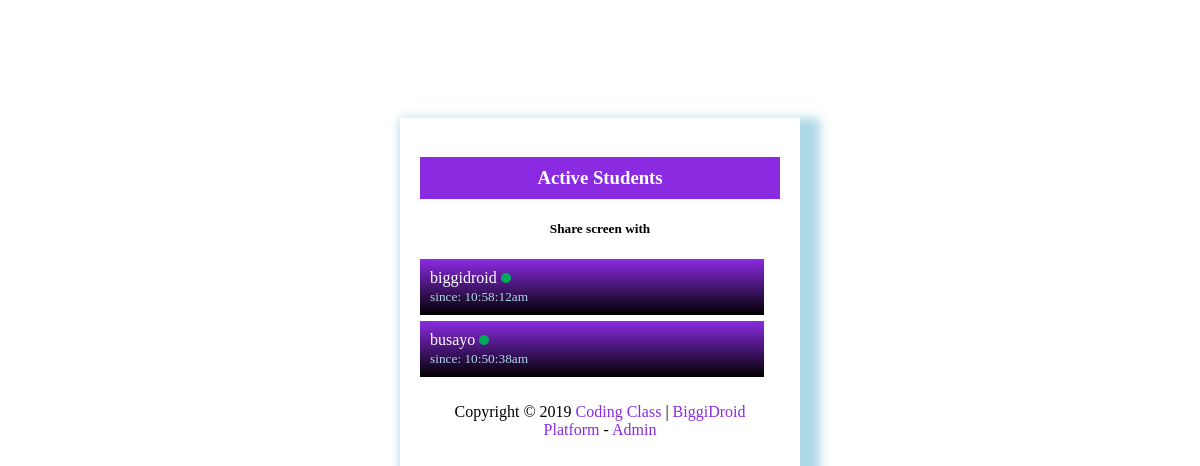
Page /screen.php (signed in) on the committed database.
### tables this page shows
CREATE TABLE `session` (
  `id` int(11) NOT NULL,
  `user_id` int(100) DEFAULT NULL,
  `username` varchar(10000) DEFAULT NULL,
  `time` varchar(1000) DEFAULT NULL,
  `read2` varchar(23) DEFAULT NULL
);

### screen.php (the view, shortened to what this page needs)
<?php
	$con = mysqli_connect("localhost", "root", "", "class") or die();
?>
<!DOCTYPE html>
<html>
<head>
	<link rel="stylesheet" type="text/css" href="css/style.css">
	<link rel="stylesheet" type="text/css" href="css/font-awesome.css">
</head>
<body>
	<div class="reg">
		<h3 style="background: blueviolet;padding: 10px;color: white;">Active Students</h3>
		<h5 style="text-align: center;">Share screen with</h5>
	<div class="online">
			<?php
				if (isset($_SESSION["user"])) {
					$query = mysqli_query($con, "SELECT * FROM session ORDER BY id DESC");
					while ($row = mysqli_fetch_assoc($query))
							{
					?>
							<a href="screenchat.php?user_id=<?php echo $row['user_id']; ?>"><p style="margin: 0px;
background: linear-gradient(blueviolet, #000);
padding: 10px;
width: 100%;
margin-bottom:6px;
width: 90%;
color: white;"><?php echo $row["username"]; ?> <img src="image/online.png" style="height: 10px;"> <br><small style="color: lightblue;">since: <?php echo $row["time"]; ?></small></p></a>
						<?php
						}
				}
			?>
	</div>
	<div class="footer" style="padding: 20px;text-align: center;">
		Copyright &copy; 2019 <a href="index.php">Coding Class</a> | <a href="https://www.facebook.com/biggidroid" target="_blank">BiggiDroid Platform</a> - <a href="adminlog.php">Admin</a>
	</div>
	</div>
</body>
</html>

### css/style.css (style rules this page uses)
body { font-family: calibri; }
.reg { margin-right: auto; margin-left: auto; width: 400px; margin-top: 10%; padding: 20px; box-sizing: border-box; box-shadow: 10px 10px 10px 10px lightblue; }
.reg h3 { text-align: center; }
.reg a { text-decoration: none; color: blueviolet; }

### rows in the picture
session: username "biggidroid", time "10:58:12am"
session: username "busayo", time "10:50:38am"
